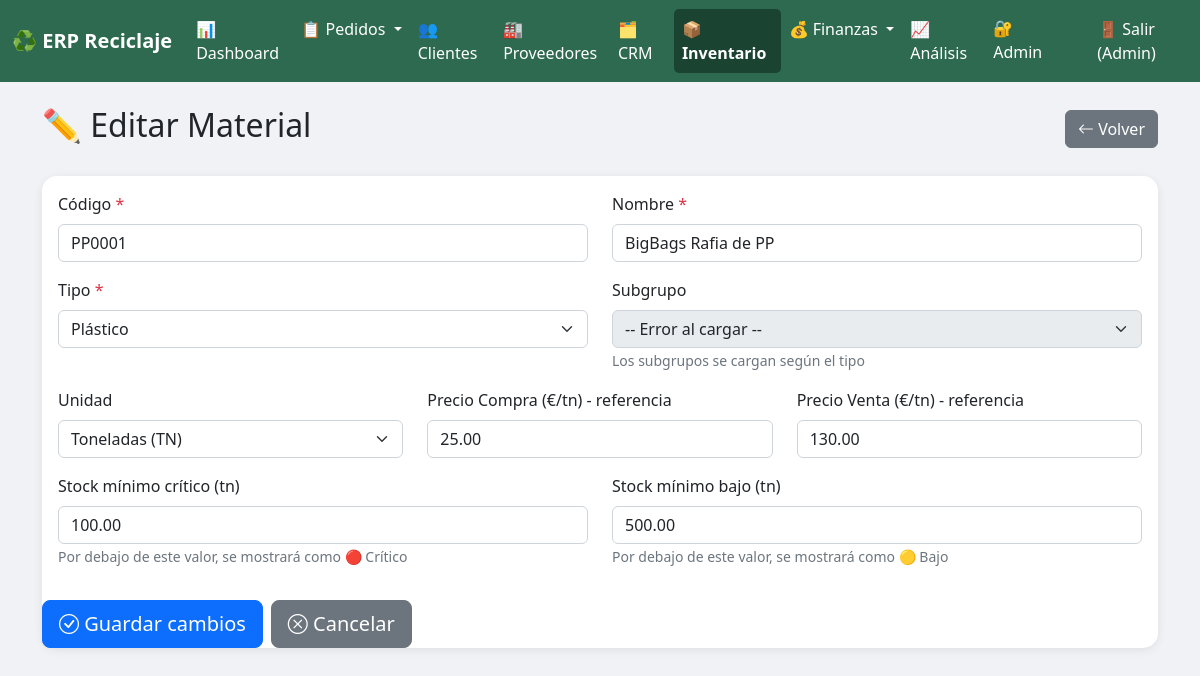
Page /inventario/1/editar/ (signed in) on the committed database.
### inventario/models.py (models this page shows, shortened)
class Material(models.Model):
    UNIDADES = [
        ('KG', 'Kilogramos'),
        ('TN', 'Toneladas'),
        ('UD', 'Unidades'),
    ]
    codigo = models.CharField(max_length=50, unique=True)
    nombre = models.CharField(max_length=200)
    tipo = models.ForeignKey(TipoMaterial, on_delete=models.PROTECT, related_name='materiales')
    subgrupo = models.ForeignKey(SubgrupoMaterial, on_delete=models.PROTECT, related_name='materiales', null=True, blank=True)
    unidad = models.CharField(max_length=5, choices=UNIDADES, default='TN')
    precio_compra = models.DecimalField(max_digits=12, decimal_places=2, default=0)
    precio_venta = models.DecimalField(max_digits=12, decimal_places=2, default=0)
    descripcion = models.TextField(blank=True)
    stock_minimo_critico = models.DecimalField(
        max_digits=12, decimal_places=2, default=100,
        verbose_name="Stock mínimo crítico (tn)"
    )
    stock_minimo_bajo = models.DecimalField(
        max_digits=12, decimal_places=2, default=500,
        verbose_name="Stock mínimo bajo (tn)"
    )
    class Meta:
        verbose_name = "Material"
        verbose_name_plural = "Materiales"
        ordering = ['tipo__nombre', 'subgrupo__nombre', 'nombre']

class TipoMaterial(models.Model):
    nombre = models.CharField(max_length=100, unique=True)
    descripcion = models.TextField(blank=True)
    class Meta:
        verbose_name = "Tipo de material"
        verbose_name_plural = "Tipos de material"
        ordering = ['nombre']

### inventario/views.py (the view, shortened to what this page needs)
# urls.py: path('<int:material_id>/editar/', views.editar_material, name='editar_material'),
@login_required
def editar_material(request, material_id):
    material = get_object_or_404(Material, id=material_id)
    context = {
        'material': material,
        'tipos': TipoMaterial.objects.all(),
        'subgrupos': SubgrupoMaterial.objects.all(),
    }
    return render(request, 'inventario/editar_material.html', context)

### inventario/templates/inventario/editar_material.html (shortened to what this page needs)
{% extends 'base.html' %}
{% load l10n %}
{% block content %}
<div class="d-flex justify-content-between align-items-center mb-4">
    <h2>✏️ Editar Material</h2>
    <a href="{% url 'lista_inventario' %}" class="btn btn-secondary">
        <i class="bi bi-arrow-left"></i> Volver
    </a>
</div>
<div class="card card-custom">
    <div class="card-body">
        <form method="POST">
            <div class="row">
                <div class="col-md-6 mb-3">
                    <label class="form-label">Código <span class="text-danger">*</span></label>
                    <input type="text" name="codigo" class="form-control" required value="{{ material.codigo }}">
                </div>
                <div class="col-md-6 mb-3">
                    <label class="form-label">Nombre <span class="text-danger">*</span></label>
                    <input type="text" name="nombre" class="form-control" required value="{{ material.nombre }}">
                </div>
            </div>
            <div class="row">
                <div class="col-md-6 mb-3">
                    <label class="form-label">Tipo <span class="text-danger">*</span></label>
                    <select name="tipo" id="id_tipo" class="form-select" required>
                        {% for t in tipos %}
                        <option value="{{ t.id }}" {% if t.id == material.tipo.id %}selected{% endif %}>
                            {{ t.nombre }}
                        </option>
                        {% endfor %}
                    </select>
                </div>
                <div class="col-md-6 mb-3">
                    <label class="form-label">Subgrupo</label>
                    <select name="subgrupo" id="id_subgrupo" class="form-select" disabled>
                        <option value="">-- Cargando... --</option>
                    </select>
                    <small class="text-muted">Los subgrupos se cargan según el tipo</small>
                </div>
            </div>
            <div class="row">
                <div class="col-md-4 mb-3">
                    <label class="form-label">Unidad</label>
                    <select name="unidad" class="form-select">
                        <option value="TN" {% if material.unidad == 'TN' %}selected{% endif %}>Toneladas (TN)</option>
                    </select>
                </div>
                <div class="col-md-4 mb-3">
                    <label class="form-label">Precio Compra (€/tn) - referencia</label>
                    <input type="number" step="0.01" name="precio_compra" class="form-control" value="{{ material.precio_compra|unlocalize }}">
                </div>
                <div class="col-md-4 mb-3">
                    <label class="form-label">Precio Venta (€/tn) - referencia</label>
                    <input type="number" step="0.01" name="precio_venta" class="form-control" value="{{ material.precio_venta|unlocalize }}">
                </div>
                <div class="col-md-6 mb-3">
                    <label class="form-label">Stock mínimo crítico (tn)</label>
                    <input type="number" step="0.01" name="stock_minimo_critico"
                        class="form-control" value="{{ material.stock_minimo_critico|unlocalize }}">
                    <small class="text-muted">Por debajo de este valor, se mostrará como 🔴 Crítico</small>
                </div>
                <div class="col-md-6 mb-3">
                    <label class="form-label">Stock mínimo bajo (tn)</label>
                    <input type="number" step="0.01" name="stock_minimo_bajo"
                        class="form-control" value="{{ material.stock_minimo_bajo|unlocalize }}">
                    <small class="text-muted">Por debajo de este valor, se mostrará como 🟡 Bajo</small>
                </div>
            </div>
            </div>
            <div class="d-flex gap-2">
                <button type="submit" class="btn btn-primary btn-lg">
                    <i class="bi bi-check-circle"></i> Guardar cambios
                </button>
                <a href="{% url 'lista_inventario' %}" class="btn btn-secondary btn-lg">
                    <i class="bi bi-x-circle"></i> Cancelar
                </a>
            </div>
    </div>
</div>
{% endblock %}

### templates/base.html (shortened to what this page needs)
<!DOCTYPE html>
<html lang="es">
<head>
    <link href="/static/css/bootstrap.min.css" rel="stylesheet">
    <link href="/static/css/bootstrap-icons.css" rel="stylesheet">
</head>
<body>
    <nav class="navbar navbar-expand-lg navbar-custom">
        <div class="container-fluid">
            <a class="navbar-brand text-white fw-bold" href="/">♻️ ERP Reciclaje</a>
            <div class="collapse navbar-collapse" id="menuPrincipal">
                <ul class="navbar-nav me-auto">
                    <li class="nav-item">
                        <a class="nav-link {% if request.path == '/' %}active{% endif %}" href="/">📊 Dashboard</a>
                    </li>
                    <li class="nav-item dropdown">
                        <a class="nav-link dropdown-toggle {% if '/pedidos/' in request.path %}active{% endif %}" href="#" data-bs-toggle="dropdown">
                            📋 Pedidos
                        </a>
                    </li>
                    <li class="nav-item">
                        <a class="nav-link {% if '/clientes/' in request.path %}active{% endif %}" href="/clientes/">👥 Clientes</a>
                    </li>
                    <li class="nav-item">
                        <a class="nav-link {% if '/proveedores/' in request.path %}active{% endif %}" href="{% url 'lista_proveedores' %}">🏭 Proveedores</a>
                    </li>
                    <li class="nav-item">
                        <a class="nav-link {% if '/crm/' in request.path %}active{% endif %}" href="/crm/">🗂️ CRM</a>
                    </li>
                    <li class="nav-item">
                        <a class="nav-link {% if '/inventario/' in request.path %}active{% endif %}" href="/inventario/">📦 Inventario</a>
                    </li>
                    <li class="nav-item dropdown">
                        <a class="nav-link dropdown-toggle {% if '/finanzas/' in request.path %}active{% endif %}" href="#" data-bs-toggle="dropdown">
                            💰 Finanzas
                        </a>
                    </li>
                    <li class="nav-item">
                        <a class="nav-link {% if '/analisis/' in request.path %}active{% endif %}" href="/analisis/">📈 Análisis</a>
                    </li>
                </ul>
                <ul class="navbar-nav">
                    <li class="nav-item">
                        <a class="nav-link" href="/admin/" target="_blank">🔐 Admin</a>
                    </li>
                    {% if user.is_authenticated %}
                    <li class="nav-item">
                        <form method="POST" action="{% url 'logout' %}" style="display:inline;">
                            <button type="submit" class="nav-link btn btn-link" style="color: white; text-decoration: none;">
                                🚪 Salir ({{ user.username }})
                            </button>
                        </form>
                    </li>
                    {% endif %}
                </ul>
            </div>
        </div>
    </nav>
    <div class="container mt-4 mb-5">
        {% block content %}{% endblock %}
</body>
</html>

### templates/base.html (style rules this page uses)
body { background: #f0f2f5; }
.navbar-custom { background: #2d6a4f; }
.navbar-custom .nav-link { color: white !important; }
.navbar-custom .nav-link.active { background: #1b4332; border-radius: 5px; font-weight: bold; }
.card-custom { border-radius: 15px; box-shadow: 0 2px 10px rgba(0,0,0,0.08); border: none; }

### rows in the picture
Material: codigo "PP0001", nombre "BigBags Rafia de PP", tipo "Plástico", unidad "Toneladas (TN)", precio_compra "25.00", precio_venta "130.00", stock_minimo_critico "100.00", stock_minimo_bajo "500.00"

### other values in the picture
{{ user.username }} "Admin"
